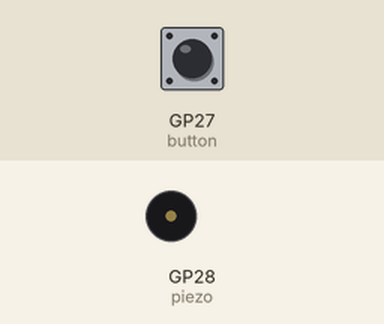
This program was run on a simulated Raspberry Pi Pico running MicroPython. Shown: buzzer (waves = sounding). The test bench sets the inputs (shaded band); at power-on: GP27 (button) LOW. Library files of the repository ran but are not shown: 1 file(s).

Above: at 1.2 s.
1.3 s: GP27 (button) pulled HIGH for 0.15 s
At 4.1 s:
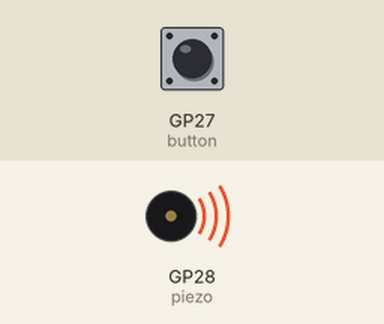
Timing chart, 0 to 10.3 s (numbered marks = the images above; inputs shaded):
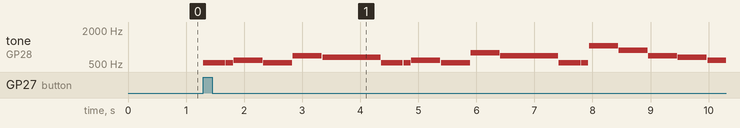

Measured:
- after the input at 1.3 s, tone on GP28 (piezo): plays 523 Hz for 0.38 s, 523 Hz for 0.13 s, 587 Hz for 0.50 s, 523 Hz for 0.50 s, 698 Hz for 0.50 s, 659 Hz for 1.0 s … (19 notes in this stretch), starting at once

The program:

main.py
```python
from data.notes import notes
from data.songs import happy_birthday
from utils import play
from io.io_definitions import button

if __name__ == "__main__":
    while True:
        button_state = button.value()
        if button_state == True:
            for note_and_lenght in happy_birthday:
                note = notes[note_and_lenght[0]]
                play.play_note(note, note_and_lenght[1])
```

notes.py
```python
notes = {
    "C#0/Db0": 17,
    "D0": 18,
    "D#0/Eb0": 19,
    "E0": 20,
    "F0": 21,
    "F#0/Gb0": 23,
    "G0": 24,
    "G#0/Ab0": 25,
    "A0": 27,
    "A#0/Bb0": 29,
    "B0": 30,
    "C1": 32,
    "C#1/Db1": 34,
    "D1": 36,
    "D#1/Eb1": 38,
    "E1": 41,
    "F1": 43,
    "F#1/Gb1": 46,
    "G1": 49,
    "G#1/Ab1": 51,
    "A1": 55,
    "A#1/Bb1": 58,
    "B1": 61,
    "C2": 65,
    "C#2/Db2": 69,
    "D2": 73,
    "D#2/Eb2": 77,
    "E2": 82,
    "F2": 87,
    "F#2/Gb2": 92,
    "G2": 98,
    "G#2/Ab2": 103,
    "A2": 110,
    "A#2/Bb2": 116,
    "B2": 123,
    "C3": 130,
    "C#3/Db3": 138,
    "D3": 146,
    "D#3/Eb3": 155,
    "E3": 164,
    "F3": 174,
    "F#3/Gb3": 185,
    "G3": 196,
    "G#3/Ab3": 207,
    "A3": 220,
    "A#3/Bb3": 233,
    "B3": 246,
    "C4": 261,
    "C#4/Db4": 277,
    "D4": 293,
    "D#4/Eb4": 311,
    "E4": 329,
    "F4": 349,
    "F#4/Gb4": 369,
    "G4": 392,
    "G#4/Ab4": 415,
    "A4": 440,
    "A#4/Bb4": 466,
    "B4": 493,
    "C5": 523,
    "C#5/Db5": 554,
    "D5": 587,
    "D#5/Eb5": 622,
    "E5": 659,
    "F5": 698,
    "F#5/Gb5": 739,
    "G5": 783,
    "G#5/Ab5": 830,
    "A5": 880,
    "A#5/Bb5": 932,
    "B5": 987,
    "C6": 1046,
    "C#6/Db6": 1108,
    "D6": 1174,
    "D#6/Eb6": 1244,
    "E6": 1318,
    "F6": 1396,
    "F#6/Gb6": 1479,
    "G6": 1567,
    "G#6/Ab6": 1661,
    "A6": 1760,
    "A#6/Bb6": 1864,
    "B6": 1975,
    "C7": 2093,
    "C#7/Db7": 2217,
    "D7": 2349,
    "D#7/Eb7": 2489,
    "E7": 2637,
    "F7": 2793,
    "F#7/Gb7": 2959,
    "G7": 3135,
    "G#7/Ab7": 3322,
    "A7": 3520,
    "A#7/Bb7": 3729,
    "B7": 3951,
    "C8": 4186,
    "C#8/Db8": 4434,
    "D8": 4698,
    "D#8/Eb8": 4978,
    "E8": 5274,
    "F8": 5587,
    "F#8/Gb8": 5919,
    "G8": 6271,
    "G#8/Ab8": 6644,
    "A8": 7040,
    "A#8/Bb8": 7458,
    "B8": 7902
}
```

songs.py
```python
happy_birthday =[
    ("C5", "eight_dotted"),
    ("C5", "sixteenth"),
    ("D5", "quarter"),
    ("C5", "quarter"),
    ("F5", "quarter"),
    ("E5", "half"),
    ("C5", "eight_dotted"),
    ("C5", "sixteenth"),
    ("D5", "quarter"),
    ("C5", "quarter"),
    ("G5", "quarter"),
    ("F5", "half"),
    ("C5", "eight_dotted"),
    ("C5", "sixteenth"),
    ("C6", "quarter"),
    ("A5", "quarter"),
    ("F5", "quarter"),
    ("E5", "quarter"),
    ("D5", "quarter"),
    ("A#5/Bb5", "eight_dotted"),
    ("A#5/Bb5", "sixteenth"),
    ("A5", "quarter"),
    ("F5", "quarter"),
    ("G5", "quarter"),
    ("F5", "half")
    ]
```

play.py
```python
from utime import sleep
from io.io_definitions import piezo

def play_note(note, note_length):
    if note_length == "half":
        length = 1
    elif note_length == "quarter":
        length = 0.5
    elif note_length == "sixteenth":
        length = 0.125
    elif note_length == "eight_dotted":
        length = 0.375
    else:
        length = 1

    piezo.duty_u16(65000)
    piezo.freq(note)
    sleep(length)
    piezo.duty_u16(0)
    sleep(0.01)
```

io_definitions.py
```python
from machine import Pin, PWM

piezo = PWM(Pin(28))
button = Pin(27, Pin.IN, Pin.PULL_DOWN)
```
